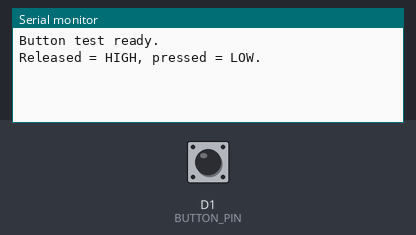
The sketch below on a simulated ESP8266 (NodeMCU). On the bench: the last lines printed to the serial monitor. The test bench sets the inputs (shaded band); at power-on: D1 (BUTTON_PIN) HIGH.

Above: at 1.2 s.
1.3 s: D1 (BUTTON_PIN) pulled LOW for 0.15 s
At 1.44 s:
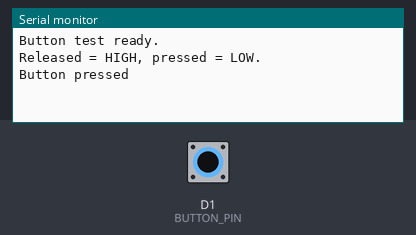
At 2.4 s:
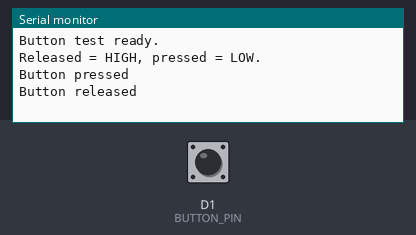

The sketch:

02_read_button.ino
```cpp
constexpr int BUTTON_PIN = D1;

int previousState = HIGH;

void setup() {
  pinMode(BUTTON_PIN, INPUT_PULLUP);
  Serial.begin(115200);

  unsigned long startMs = millis();
  while (!Serial && millis() - startMs < 5000) {
    delay(10);
  }

  Serial.println("Button test ready.");
  Serial.println("Released = HIGH, pressed = LOW.");
}

void loop() {
  int state = digitalRead(BUTTON_PIN);

  if (state != previousState) {
    previousState = state;
    Serial.println(state == LOW ? "Button pressed" : "Button released");
  }

  delay(20);
}
```

Measured:
- after the input at 1.3 s, the serial monitor: prints a new line at once (image 1)
